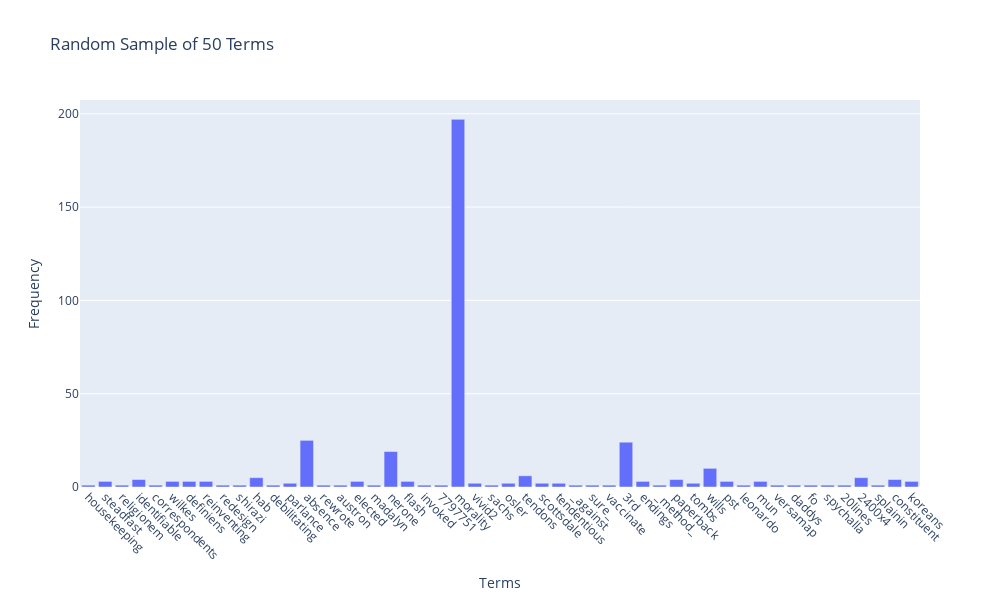

Notebook source saved alongside this figure:
### Markdown cell above
### >>> **Exercise 13 (take home):** 
The chart above only contains 300 vocabulary in the documents, and it's already computationally intensive to both compute and visualize. Can you efficiently reduce the number of terms you want to visualize as an exercise.

### Code cell
# Answer here
# let me reduce to 50 random terms 
import plotly.express as px

feature_names = count_vect.get_feature_names_out()

# Create a DataFrame for ALL terms
df_all_terms = pd.DataFrame({
    'Terms': feature_names,
    'Frequency': term_frequencies
})

# Select 50 random terms from the full DataFrame
df_random_N = df_all_terms.sample(50, random_state=42)

# Create the Plotly Bar Plot
fig = px.bar(
    df_random_N,
    x='Terms',
    y='Frequency',
    title=f'Random Sample of 50 Terms'
)

# Adjust the layout for the smaller, focused dataset
fig.update_layout(
    height=600,
    width=1000, 
    xaxis={'automargin': True},
    yaxis={'rangemode': 'tozero'}
)

fig.update_xaxes(
    tickangle=45,
    dtick=None,
    showticklabels=True
)

fig.show()

### Figure 1 — Plotly figure (JSON) as saved in the notebook; plotly's stock layout.template omitted (floating-point values rounded to 4 significant figures)
{"data": [{"hovertemplate": "Terms=%{x}<br>Frequency=%{y}<extra></extra>", "legendgroup": "", "marker": {"color": "#636efa", "pattern": {"shape": ""}}, "name": "", "orientation": "v", "showlegend": false, "textposition": "auto", "type": "bar", "x": ["housekeeping", "steadfast", "religionem", "identifiable", "correspondents", "wilkes", "definiens", "reinventing", "redesign", "shirazi", "hab", "debilitating", "parlance", "absence", "rewrote", "austron", "elected", "madalyn", "nerone", "flash", "invoked", "7797751", "morality", "vivid2", "sachs", "osler", "tendons", "scottsdale", "tendentious", "_against", "sure_", "vaccinate", "3rd", "endings", "_method_", "paperback", "tombs", "wills", "pst", "leonardo", "mun", "versamap", "daddys", "fo", "spychalla", "20lines", "2400x4", "splainin", "constituent", "koreans"], "xaxis": "x", "y": [1, 3, 1, 4, 1, 3, 3, 3, 1, 1, 5, 1, 2, 25, 1, 1, 3, 1, 19, 3, 1, 1, 197, 2, 1, 2, 6, 2, 2, 1, 1, 1, 24, 3, 1, 4, 2, 10, 3, 1, 3, 1, 1, 1, 1, 1, 5, 1, 4, 3], "yaxis": "y"}], "layout": {"barmode": "relative", "height": 600, "legend": {"tracegroupgap": 0}, "title": {"text": "Random Sample of 50 Terms"}, "width": 1000, "xaxis": {"anchor": "y", "automargin": true, "domain": [0, 1], "showticklabels": true, "tickangle": 45, "title": {"text": "Terms"}}, "yaxis": {"anchor": "x", "domain": [0, 1], "rangemode": "tozero", "title": {"text": "Frequency"}}}}
